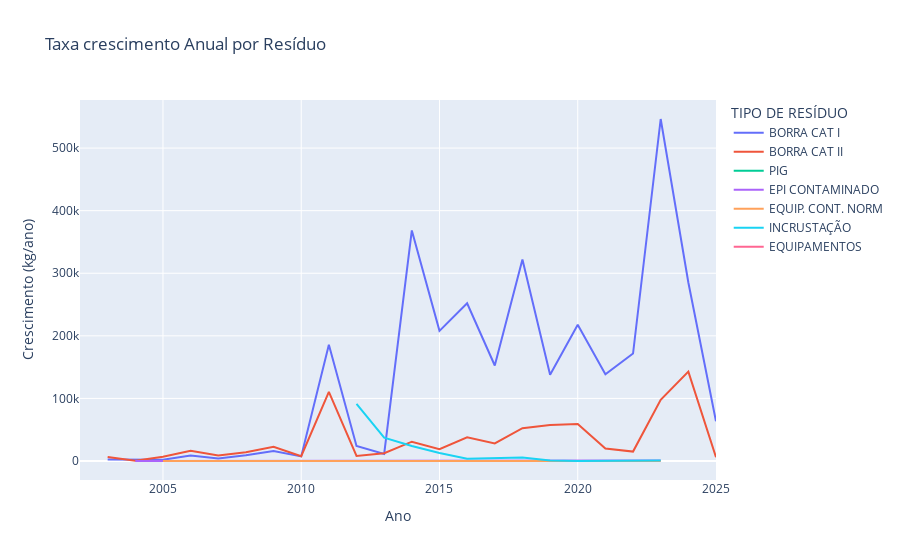

Notebook cell for this chart:
### Markdown cell above
# Taxa de crescimento da massa de residuos em kg

### Code cell
# Resumo estatístico por resíduo
resumo = somatorio_ano.groupby('TIPO DE RESÍDUO').agg(
    Massa_inicial=('Acumulado (kg)', 'first'),
    Massa_final=('Acumulado (kg)', 'last'),
    Crescimento_medio=('Crescimento (kg/ano)', 'mean'),
    Crescimento_max=('Crescimento (kg/ano)', 'max')
).reset_index()

print(resumo)

# Plotar velocidade de crescimento (delta ano a ano)
import plotly.express as px
fig = px.line(
    somatorio_ano, 
    x='Ano', y='Crescimento (kg/ano)', 
    color='TIPO DE RESÍDUO',
    title='Taxa crescimento Anual por Resíduo',
    range_x= [somatorio_ano['Ano'].min(), somatorio_ano['Ano'].max()]
)
fig.show()

### Figure 1 — Plotly figure (JSON) as saved in the notebook; plotly's stock layout.template omitted (floating-point values rounded to 4 significant figures)
{"data": [{"hovertemplate": "TIPO DE RESÍDUO=BORRA CAT I<br>Ano=%{x}<br>Crescimento (kg/ano)=%{y}<extra></extra>", "legendgroup": "BORRA CAT I", "line": {"color": "#636efa", "dash": "solid"}, "marker": {"symbol": "circle"}, "mode": "lines", "name": "BORRA CAT I", "orientation": "v", "showlegend": true, "type": "scatter", "x": [2002, 2003, 2005, 2006, 2007, 2008, 2009, 2010, 2011, 2012, 2013, 2014, 2015, 2016, 2017, 2018, 2019, 2020, 2021, 2022, 2023, 2024, 2025], "xaxis": "x", "y": [NaN, 2390.0, 2142.0, 8712.0, 4203.0, 9114.0, 16010.0, 7270.0, 185600.0, 23970.0, 11240.0, 368300.0, 207900.0, 252000.0, 152600.0, 321900.0, 137800.0, 217600.0, 138700.0, 171700.0, 546500.0, 285300.0, 63330.0], "yaxis": "y"}, {"hovertemplate": "TIPO DE RESÍDUO=BORRA CAT II<br>Ano=%{x}<br>Crescimento (kg/ano)=%{y}<extra></extra>", "legendgroup": "BORRA CAT II", "line": {"color": "#EF553B", "dash": "solid"}, "marker": {"symbol": "circle"}, "mode": "lines", "name": "BORRA CAT II", "orientation": "v", "showlegend": true, "type": "scatter", "x": [2002, 2003, 2004, 2005, 2006, 2007, 2008, 2009, 2010, 2011, 2012, 2013, 2014, 2015, 2016, 2017, 2018, 2019, 2020, 2021, 2022, 2023, 2024, 2025], "xaxis": "x", "y": [NaN, 6437.0, 410.0, 6624.0, 16380.0, 8839.0, 13890.0, 22750.0, 7603.0, 110600.0, 7964.0, 12370.0, 30870.0, 18950.0, 37770.0, 27990.0, 52420.0, 57460.0, 59010.0, 20100.0, 15050.0, 97900.0, 142900.0, 5904.0], "yaxis": "y"}, {"hovertemplate": "TIPO DE RESÍDUO=PIG<br>Ano=%{x}<br>Crescimento (kg/ano)=%{y}<extra></extra>", "legendgroup": "PIG", "line": {"color": "#00cc96", "dash": "solid"}, "marker": {"symbol": "circle"}, "mode": "lines", "name": "PIG", "orientation": "v", "showlegend": true, "type": "scatter", "x": [2002], "xaxis": "x", "y": [NaN], "yaxis": "y"}, {"hovertemplate": "TIPO DE RESÍDUO=EPI CONTAMINADO<br>Ano=%{x}<br>Crescimento (kg/ano)=%{y}<extra></extra>", "legendgroup": "EPI CONTAMINADO", "line": {"color": "#ab63fa", "dash": "solid"}, "marker": {"symbol": "circle"}, "mode": "lines", "name": "EPI CONTAMINADO", "orientation": "v", "showlegend": true, "type": "scatter", "x": [2003, 2004, 2005, 2006, 2007, 2011, 2014, 2015, 2016, 2017, 2018, 2019, 2020, 2021, 2022, 2023], "xaxis": "x", "y": [NaN, 90.0, 80.0, 110.0, 70.0, 430.0, 54.5, 231.5, 202.0, 468.0, 108.0, 741.3, 440.0, 36.0, 123.5, 673.0], "yaxis": "y"}, {"hovertemplate": "TIPO DE RESÍDUO=EQUIP. CONT. NORM<br>Ano=%{x}<br>Crescimento (kg/ano)=%{y}<extra></extra>", "legendgroup": "EQUIP. CONT. NORM", "line": {"color": "#FFA15A", "dash": "solid"}, "marker": {"symbol": "circle"}, "mode": "lines", "name": "EQUIP. CONT. NORM", "orientation": "v", "showlegend": true, "type": "scatter", "x": [2003, 2005, 2011, 2020, 2023], "xaxis": "x", "y": [NaN, 81.0, 154.0, 765.0, 0.0], "yaxis": "y"}, {"hovertemplate": "TIPO DE RESÍDUO=INCRUSTAÇÃO<br>Ano=%{x}<br>Crescimento (kg/ano)=%{y}<extra></extra>", "legendgroup": "INCRUSTAÇÃO", "line": {"color": "#19d3f3", "dash": "solid"}, "marker": {"symbol": "circle"}, "mode": "lines", "name": "INCRUSTAÇÃO", "orientation": "v", "showlegend": true, "type": "scatter", "x": [2011, 2012, 2013, 2014, 2015, 2016, 2017, 2018, 2019, 2020, 2023], "xaxis": "x", "y": [NaN, 91160.0, 37240.0, 23890.0, 12750.0, 3502.0, 4152.0, 5629.0, 867.0, 168.0, 759.0], "yaxis": "y"}, {"hovertemplate": "TIPO DE RESÍDUO=EQUIPAMENTOS<br>Ano=%{x}<br>Crescimento (kg/ano)=%{y}<extra></extra>", "legendgroup": "EQUIPAMENTOS", "line": {"color": "#FF6692", "dash": "solid"}, "marker": {"symbol": "circle"}, "mode": "lines", "name": "EQUIPAMENTOS", "orientation": "v", "showlegend": true, "type": "scatter", "x": [2019], "xaxis": "x", "y": [NaN], "yaxis": "y"}], "layout": {"legend": {"title": {"text": "TIPO DE RESÍDUO"}, "tracegroupgap": 0}, "title": {"text": "Taxa crescimento Anual por Resíduo"}, "xaxis": {"anchor": "y", "domain": [0, 1], "range": [2002, 2025], "title": {"text": "Ano"}}, "yaxis": {"anchor": "x", "domain": [0, 1], "title": {"text": "Crescimento (kg/ano)"}}}}
